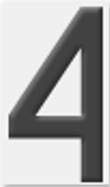
#> input picture letters/4.png, 110 x 187 px; its folder holds only this picture in this run
$ python -i utils.py   (imports and definitions only)
#> lines starting #> are read from the running program, lines starting #| are printed output that depends on the picture; after the words box and inside, x2 and y2 are one past the last pixel; in counts of white or black regions, pixels touching at a corner belong together
#> further down, picture is the input picture: shape (187, 110, 3); mean B, G, R 173.7, 173.7, 174.3
import cv2
import numpy as np
import os

def holes(num_of_holes, next_hole, hiers, contours):
    hole_area = cv2.contourArea(contours[next_hole])
    if hole_area > 100:
        num_of_holes += 1
    next_hole = hiers[0][next_hole][0]
    if next_hole == -1:
        return num_of_holes
    else:
        return (holes(num_of_holes, next_hole, hiers, contours))

def sort_points_ndarray(points):
    # Reshape the array to (4, 2) for easier manipulation
    points = points.reshape(4, 2)


    rect = np.zeros((4, 2), dtype="float32")

    s = points.sum(axis=1)
    rect[0] = points[np.argmin(s)]
    rect[2] = points[np.argmax(s)]

    diff = np.diff(points, axis=1)
    rect[1] = points[np.argmin(diff)]
    rect[3] = points[np.argmax(diff)]
    return rect

#funkcja do wczytywania liter na podstawie czcionki
def load_letter()->dict:
    dirname = os.path.dirname(__file__  )
    filename = os.path.join(dirname, '../dane/letters/')
    letters_paths = os.listdir(filename)
    letters_cnt = {}
    letters_imgs= {}
    for letter in letters_paths:
        path = os.path.join(filename, letter)
        img = cv2.imread(path,  cv2.IMREAD_GRAYSCALE)
#> img: shape (187, 110); min 23, max 255, mean 173.8
        _, img = cv2.threshold(img, 150, 255, cv2.THRESH_BINARY_INV)
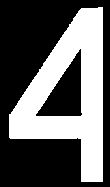
#> img: shape (187, 110); 38.1% white; 1 white region
        cons, hiers = cv2.findContours(img, cv2.RETR_TREE, cv2.CHAIN_APPROX_SIMPLE)
#> cons = 2 contours; box (x1, y1, x2, y2) and area: (9, 7, 103, 182) 9171, (35, 48, 83, 117) 1645
        for con, hier in zip(cons, hiers[0]):
            if hier[-1] == -1:
                con_corr = con
#> this loop made 2 passes
#> hier on passes 1 to 2: [-1, -1, 1, -1], [-1, -1, -1, 0]
        letters_cnt[letter[0]] = con_corr
        letters_imgs[letter[0]] = img
    return letters_cnt, letters_imgs


one_hole_letters = ["A", "D", "O", "P", "Q", "R", "0", "4", "6", "9"]
two_hole_letters = ["B", "8"]
def perform_processing(image: np.ndarray) -> str:
    # print(f'image.shape: {image.shape}')
    # TODO: add image processing here
    letters, letters_imgs = load_letter()
#> letters = {'4': contour of 83 points, box (x1, y1, x2, y2) (9, 7, 103, 182), area 9171}; letters_imgs = 1 item

    img = image
    img = cv2.resize(img, None, fx=0.3, fy=0.3)
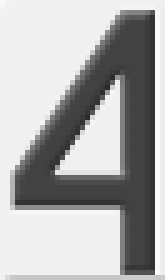
#> img: shape (56, 33, 3) (shown 5 times larger); mean B, G, R 173.3, 173.3, 173.9


    img_gray = cv2.cvtColor(img, cv2.COLOR_BGR2GRAY)

    dst = None

    tr1 = 19
    tr2 = 5
    tr3 = 1
    tr4 = 5


    #getting all of the counotur in the picture
    img_gray_2 = cv2.GaussianBlur(img_gray, (2*tr4+1, 2*tr4+1), 0)
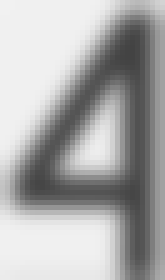
#> img_gray_2: shape (56, 33) (shown 5 times larger); min 67, max 241, mean 172
    img_contours = cv2.adaptiveThreshold(img_gray_2, 255, cv2.ADAPTIVE_THRESH_GAUSSIAN_C, cv2.THRESH_BINARY_INV, tr1*2 +1, tr2)
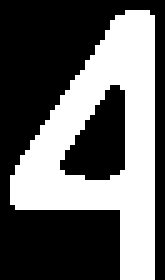
#> img_contours: shape (56, 33) (shown 5 times larger); 39.6% white; 1 white region, box (x1, y1, x2, y2) and area: (2, 2, 31, 56) 732
    img_contours_2 = cv2.dilate(img_contours, np.ones((tr3, tr3)))
    closed = cv2.morphologyEx(img_contours_2, cv2.MORPH_CLOSE, np.ones((4,4)))
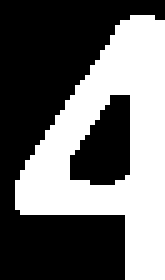
#> closed: shape (56, 33) (shown 5 times larger); 42.3% white; 1 white region


    contours, _ = cv2.findContours(closed.copy(), cv2.RETR_LIST, cv2.CHAIN_APPROX_SIMPLE)
#> contours = 2 contours; box (x1, y1, x2, y2) and area: (3, 3, 33, 56) 864, (13, 18, 27, 38) 176


    image_height, image_width = img.shape[:2]
#> image_height = 56; image_width = 33

    min_plate_width = image_width // 3  #registration plate takes at least 1/3 if whole picture
#> min_plate_width = 11


    i = 0
    for contour in contours:

        # Approximate the contour
        peri = cv2.arcLength(contour, True)
        approx = cv2.approxPolyDP(contour, 0.02 * peri, True)

        # If the approximated contour has four points, then assume we have found the license plate
        if len(approx) == 4:
            # print(f"new aprox found {approx}")
            # Extract the bounding box of the approximated contour
            (x, y, w, h) = cv2.boundingRect(approx)
            # Check if the width of the bounding box is at least one-third of the image width
            area = cv2.contourArea(approx)
            if w >= min_plate_width and 20000< area < 140000: #check if the contour is big enought to be a registaration plate

                #find cornres of the registration plate and transform them to the rectangle
                pts1 = sort_points_ndarray(approx)
                pts2 = np.array([[0, 0],[800, 0],[800, 180],[0, 180]], dtype="float32")
                M = cv2.getPerspectiveTransform(pts1,pts2)

                #applay transfrom to the original image
                dst = cv2.warpPerspective(img,M,(800,180))
#> this loop made 2 passes
#> peri on passes 1 to 2: 55.21, 147.4
    #if non registration plate was found return
    if dst is None:
        return "PO1234"

    #dst is fragment of the photo containgin the registration plate
    #it is in color, so make it gray, applay threshold so it becomes black-white image, filter it using morphology operations, and again use contours
    dst = cv2.cvtColor(dst.copy(), cv2.COLOR_BGR2GRAY)
    _, dst = cv2.threshold(dst, 150, 255, cv2.THRESH_BINARY_INV + cv2.THRESH_OTSU)
    dst = cv2.morphologyEx(dst, cv2.MORPH_OPEN, np.ones((5,5)))
    contours, hiers = cv2.findContours(dst.copy(), cv2.RETR_TREE, cv2.CHAIN_APPROX_SIMPLE)

    i = 0
    loc_letter = []

    cnt_number = -1
    #iterate over find contours
    if not contours:
        return "PO12345"
    for contour, hier in zip(contours, hiers[0]):
        cnt_number +=1
        #if the countour has no perent it is probobly a letter
        if hier[-1] == -1:
            area = cv2.contourArea(contour)
            leftmost = tuple(contour[contour[:,:,0].argmin()][0])
            rightmost = tuple(contour[contour[:,:,0].argmax()][0])

            #if the letter is to wide it proboly is not a letter
            if (abs(leftmost[0] - rightmost[0]) > 200): #
                continue
            #if area is big enought it is probably a letter
            if (area > 900):
                i+=1
                best_match = 0
                best_letter = None

                #count the number of holes in the letter
                nr_of_holes = 0
                if hier[2] != -1:   #contour has a child (or children)
                    child_index = hier[2]
                    nr_of_holes = holes(0, child_index, hiers, contours)

                x,y,w,h= cv2.boundingRect(contour)
                for key in letters:
                    if nr_of_holes == 0:
                        if key in one_hole_letters or key in two_hole_letters:
                            continue
                    if nr_of_holes == 1:
                        if key not in one_hole_letters:
                            continue
                    if nr_of_holes == 2:
                        if key not in two_hole_letters:
                            continue

                    #here starts recognizing the letters
                    #the idea is that binary masks of letter in the registration plate and mask created based on a font will be similar
                    mask_rej = dst[y:y+h, x:x+w] > 100  #get the binary mast of the letter on the registration plate

                    x_l,y_l,w_l,h_l= cv2.boundingRect(letters[key])  #get the bouund box of the font based latter
                    #cut only the letter from the font based image abd resize it so it is the same size as the letter in registration plate
                    temp_letter = cv2.resize(letters_imgs[key][y_l:y_l+h_l, x_l:x_l+w_l], (mask_rej.shape[1], mask_rej.shape[0]))

                    mask_letter = temp_letter[:,:] > 100 # get mast of the font based letter

                    #calculate AND between those two mask
                    and_mask = mask_letter * mask_rej
                    xor_mask = np.logical_xor(mask_letter, mask_rej)
                    #count ones. If there are a lot of ones that mean that the masks are similar.
                    score = np.sum(and_mask) - np.sum(xor_mask)

                    #keep track of the best score and the best letter
                    if score > best_match:
                        best_match = score
                        best_letter = key

                #here we have the best letter in the contour, get the leftmost point the contour and add it the the list alongside the found letter
                leftmost = tuple(contour[contour[:,:,0].argmin()][0])
                # if best_match > 1500:
                loc_letter.append((leftmost, best_letter))

    #havind found all of the letters sort the list based on the leftmost point
    loc_letter = sorted(loc_letter, key= lambda x: x[0])

    #iterate ovet the list and add letter to te registration to archive ultimate succes :)
    strr = ""
    try:
        for letttt in loc_letter:
            strr = strr + letttt[-1]
    except:
        strr = "PO12345"
    print(strr)

    return(strr)

>>> import cv2
>>> picture = cv2.imread('../letters/4.png')
>>> result = perform_processing(picture)
#> result = 'PO1234'

$ run again, on letters/7.png
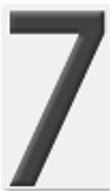
#> input picture letters/7.png, 110 x 191 px
#> picture is the input picture: shape (191, 110, 3); mean B, G, R 192.2, 192.2, 192.9
#> in load_letter, `_, img = cv2.threshold(img, 150, 255, cv2.THRESH_BINARY_INV)`:
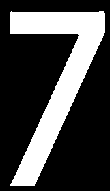
#> img: shape (191, 110); 27.7% white; 1 white region
#> cons = 1 contour; box (x1, y1, x2, y2) and area: (10, 11, 105, 186) 5560
#> the loop in load_letter, `for con, hier in zip(cons, hiers[0]):` made 1 pass
#> hier on pass 1: [-1, -1, -1, -1]
#> letters = {'7': contour of 220 points, box (x1, y1, x2, y2) (10, 11, 105, 186), area 5560}; letters_imgs = 1 item
#> img_contours: shape (57, 33); 33.8% white; 1 white region, box (x1, y1, x2, y2) and area: (1, 3, 33, 57) 636
#> in perform_processing, `closed = cv2.morphologyEx(img_contours_2, cv2.MORPH_CLOSE, np.ones((4,..`:
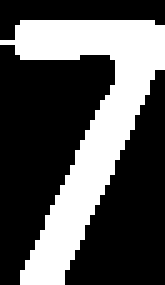
#> closed: shape (57, 33) (shown 5 times larger); 33.4% white; 1 white region
#> contours = 1 contour; box (x1, y1, x2, y2) and area: (0, 4, 33, 57) 547
#> the loop in perform_processing, `for contour in contours:` made 1 pass
#> peri on pass 1: 181.1
#> result = 'PO1234'

$ run again, on letters/K.png
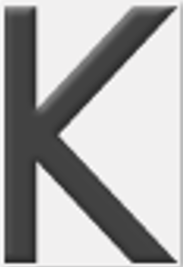
#> input picture letters/K.png, 183 x 267 px
#> picture is the input picture: shape (267, 183, 3); mean B, G, R 171.1, 171.1, 171.7
#> in load_letter, `_, img = cv2.threshold(img, 150, 255, cv2.THRESH_BINARY_INV)`:
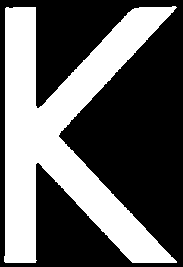
#> img: shape (267, 183); 38.6% white; 1 white region
#> cons = 1 contour; box (x1, y1, x2, y2) and area: (4, 6, 177, 263) 18334
#> the loop in load_letter, `for con, hier in zip(cons, hiers[0]):` made 1 pass
#> hier on pass 1: [-1, -1, -1, -1]
#> letters = {'K': contour of 220 points, box (x1, y1, x2, y2) (4, 6, 177, 263), area 18334}; letters_imgs = 1 item
#> img_contours: shape (80, 55); 38% white; 1 white region, box (x1, y1, x2, y2) and area: (0, 0, 52, 80) 1672
#> in perform_processing, `closed = cv2.morphologyEx(img_contours_2, cv2.MORPH_CLOSE, np.ones((4,..`:
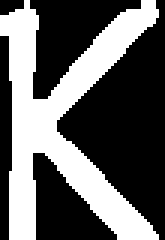
#> closed: shape (80, 55) (shown 3 times larger); 38.2% white; 1 white region
#> contours = 1 contour; box (x1, y1, x2, y2) and area: (0, 0, 53, 80) 1514
#> the loop in perform_processing, `for contour in contours:` made 1 pass
#> peri on pass 1: 384.7
#> result = 'PO1234'
